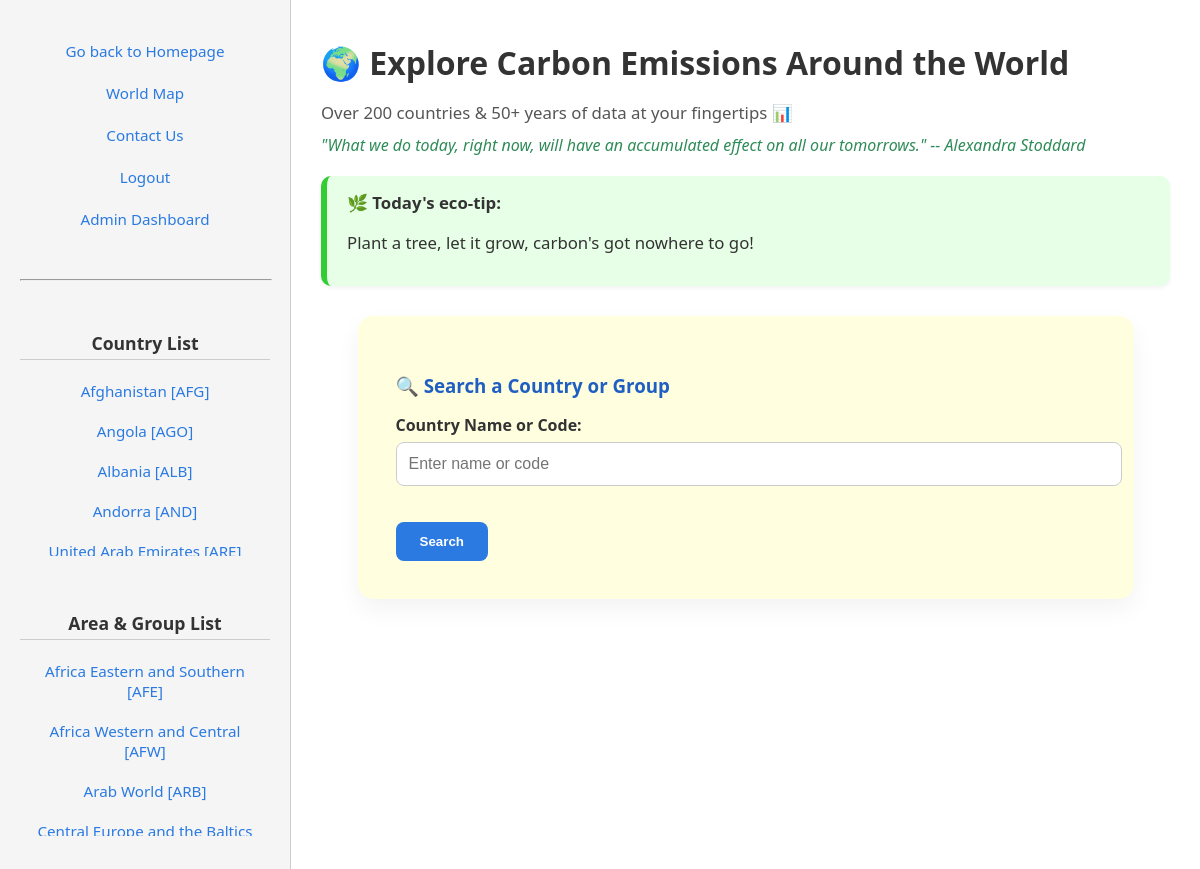
/co2/ (signed in), run on the app's committed database.
### visual_emission/models.py (models this page shows)
class Country(models.Model):
    country_name = models.CharField(max_length=100, unique=True)
    country_code = models.CharField(max_length=10, unique=True)
    region = models.CharField(max_length=100, null=True)
    income_group = models.CharField(max_length=50, null=True)
    is_country = models.BooleanField(default=True)

### visual_emission/views.py (the view, shortened to what this page needs)
# urls.py: path('', views.homepage, name='homepage'),
@login_required(login_url='co2:login')
def homepage(request):
    countries = Country.objects.filter(is_country=True)
    groups = Country.objects.filter(is_country=False)
    eco_tips = [
        'Swap the car, take a bike, save the planet one ride at a time!',
        'Turn off the light, keep it tight, energy savings feel just right!',
        'Meatless days, green vibes stay, carbon footprints fade away!',
        "Reuse, recycle, don't delay, make the earth smile every day!",
        "Short showers win, less water's in, a cleaner world begins within!",
        "Plant a tree, let it grow, carbon's got nowhere to go!",
        'Unplug the gear, have no fear, energy waste disappears!',
        "Walk the block, skip the clock, eco-friendly's how we rock!",
        'Local food, oh so good, cuts the miles and lifts the mood!',
        "Clothesline dry, wave bye-bye, to the dryer's energy high!",
    ]
    random_tip = random.choice(eco_tips)
    quotes = [
        '"The greatest threat to our planet is the belief that someone else will save it." -- Robert Swan',
        '"What we do today, right now, will have an accumulated effect on all our tomorrows." -- Alexandra Stoddard',
        '"We will not have a society if we destroy the environment." -- Margaret Mead',
        '"The Earth is what we all have in common." -- Wendell Berry',
        '"There is no planet B." -- Emmanuel Macron',
        '"Act as if what you do makes a difference. It does." -- William James',
        '"Sustainability is no longer about doing less harm. It is about doing more good." -- Jochen Zeitz',
    ]
    random_quote = random.choice(quotes)
    form = SearchForm()
    context = {
        'countries': countries,
        'groups': groups,
        'eco_tip': random_tip,
        'quote': random_quote,
        'form': form,
    }
    return render(request, 'homepage.html', context=context)

### visual_emission/forms.py
class SearchForm(forms.Form):
    input = forms.CharField(
        label='Country Name or Code',
        max_length=100,
        widget=forms.TextInput(attrs={'placeholder': 'Enter name or code'})
    )

### visual_emission/templates/homepage.html (shortened to what this page needs)
{% extends 'main.html' %}
{% load static %}
{% block content %}
    <h1 style="margin-bottom: 10px;">🌍 Explore Carbon Emissions Around the World</h1>
    <p style="font-size: 1.05em; color: #555; margin-bottom: 8px;">
        Over 200 countries & 50+ years of data at your fingertips 📊
    </p>
    <blockquote style="margin: 10px 0 20px 0; font-style: italic; color: #2e8b57;">
        {{ quote }}
    </blockquote>
    <div class="eco-tip-box">
        <strong>🌿 Today's eco-tip:</strong>
        <p>{{ eco_tip }}</p>
    </div>
    <div class="search-container">
        <h3>🔍 Search a Country or Group</h3>
        <form method="post" class="search-form">
            {{ form.as_p }}
            <button type="submit" class="search-button">Search</button>
        </form>
    </div>
{% endblock %}

### visual_emission/templates/main.html (shortened to what this page needs)
<!DOCTYPE html>
<html>
<head>
    {% load static %}
    <link rel="stylesheet" href="{% static 'styles.css' %}">
</head>
<body>
    <div class="container">
        <div class="sidebar">
            <div class="sidebar-links">
                <ul>
                    <li><a href="{% url 'co2:homepage' %}">Go back to Homepage</a></li>
                    <li><a href="{% url 'co2:map' %}">World Map</a></li>
                    <li><a href="{% url 'co2:feedback' %}">Contact Us</a></li>
                    {% if user.is_authenticated %}
                        <li><a href="{% url 'co2:logout' %}">Logout</a></li>
                        {% if user.is_superuser %}
                            <li><a href="{% url 'co2:admin_dashboard' %}">Admin Dashboard</a></li>
                        {% endif %}
                    {% else %}
                        <li><a href="{% url 'co2:login' %}">Login</a></li>
                        <li><a href="{% url 'co2:register' %}">Register</a></li>
                    {% endif %}
                </ul>
            </div>
            <hr style="margin: 15px 0; width: 100%;">
            <div class="scroll-box">
                <h3>Country List</h3>
                <ul>
                    {% for country in countries %}
                        <li class="list_item">
                            <a href="{% url 'co2:country_detail' country.id %}">
                                {{ country.country_name }} [{{ country.country_code }}]
                            </a>
                        </li>
                    {% endfor %}
                </ul>
            </div>
            <div class="scroll-box">
                <h3>Area & Group List</h3>
                <ul>
                    {% for group in groups %}
                        <li class="list_item">
                            <a href="{% url 'co2:group_detail' group.id %}">
                                {{ group.country_name }} [{{ group.country_code }}]
                            </a>
                        </li>
                    {% endfor %}
                </ul>
            </div>
        </div>
        <div class="content">
            {% block content %}{% endblock %}
        </div>
    </div>
</body>
</html>

### visual_emission/static/styles.css (style rules this page uses)
body { font-family: 'Segoe UI', sans-serif; background-color: #ffffff; color: #333; margin: 0; padding: 0; }
.container { display: flex; min-height: 100vh; }
.sidebar { width: 250px; background-color: #f5f5f5; padding: 20px; overflow-y: auto; border-right: 1px solid #ccc; display: flex; flex-direction: column; gap: 10px; }
.sidebar h3 { font-size: 1.1em; margin-top: 25px; margin-bottom: 10px; border-bottom: 1px solid #ccc; padding-bottom: 4px; }
.sidebar a { display: block; color: #2a7ae2; text-decoration: none; font-size: 0.95em; margin: 3px 0; padding: 5px 10px; border-radius: 5px; transition: background-color 0.2s ease; }
.sidebar a { display: block; margin-bottom: 10px; color: #2a7ae2; text-decoration: none; font-weight: 500; }
.sidebar-links ul { list-style-type: none; padding-left: 0; text-align: center; margin-bottom: 20px; }
.sidebar-links ul li { text-align: center; margin-bottom: 12px; }
.scroll-box { max-height: 250px; overflow-y: auto; margin-bottom: 20px; padding-right: 5px; width: 100%; }
.scroll-box h3 { text-align: center; border-bottom: 1px solid #ccc; margin-bottom: 12px; padding-bottom: 4px; }
.scroll-box ul { list-style-type: none; padding-left: 0; text-align: center; }
.scroll-box ul li { margin-bottom: 8px; }
.scroll-box a { text-decoration: none; color: #2a7ae2; }
.content { flex-grow: 1; padding: 20px 30px; overflow-y: auto; }
.eco-tip-box { background-color: #e6ffe6; border-left: 6px solid #32cd32; padding: 15px 20px; margin-top: 20px; margin-bottom: 25px; border-radius: 10px; font-size: 1.05em; box-shadow: 0 2px 4px rgba(0, 0, 0, 0.05); }
.search-container, .feedback-container { padding: 38px; margin: 30px auto 40px auto; border-radius: 15px; box-shadow: 0 10px 25px rgba(0, 0, 0, 0.05); max-width: 700px; width: 90%; transition: box-shadow 0.3s ease-in-out; }
.search-container { background-color: #FFFFE0; }
.feedback-container h2, .search-container h3 { color: #1f5fc1; margin-bottom: 15px; }
.feedback-form label, .search-form label { font-weight: bold; display: block; margin-bottom: 6px; }
.search-form input, .feedback-form input[type="email"], .feedback-form textarea { width: 100%; padding: 12px; font-size: 1em; margin-bottom: 20px; border: 1px solid #ccc; border-radius: 8px; transition: border 0.3s; resize: none; }
.search-button, .submit-button { padding: 12px 24px; background-color: #2a7ae2; color: white; border: none; border-radius: 8px; font-weight: bold; cursor: pointer; transition: background-color 0.3s ease; }

### data on the page
Country: country_name "Afghanistan", country_code "AFG"
Country: country_name "Angola", country_code "AGO"
Country: country_name "Albania", country_code "ALB"
Country: country_name "Andorra", country_code "AND"
Country: country_name "United Arab Emirates", country_code "ARE"
Country: country_name "Africa Eastern and Southern", country_code "AFE"
Country: country_name "Africa Western and Central", country_code "AFW"
Country: country_name "Arab World", country_code "ARB"
Country: country_name "Central Europe and the Baltics"
